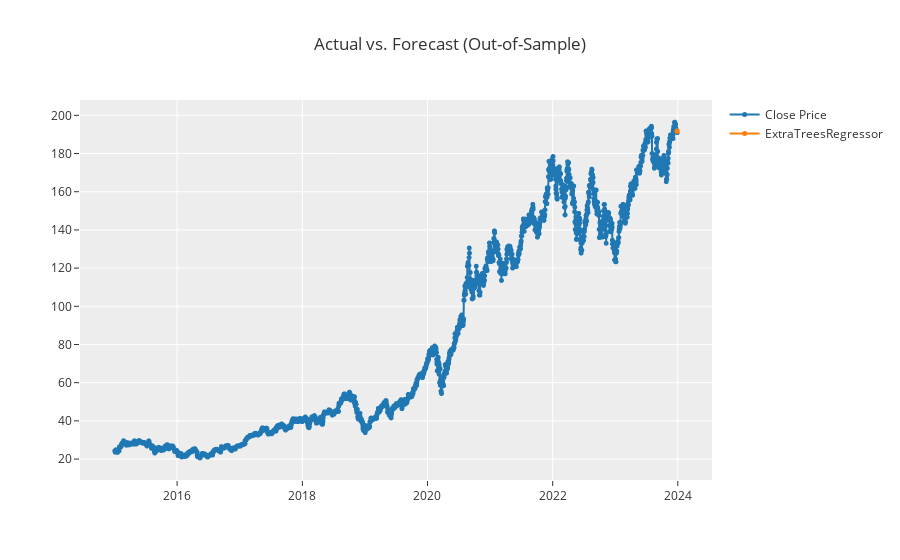

The cell this chart's notebook holds for it:
### Code cell
# plot forecast
plot_model(best, plot = 'forecast')

### Figure 1 — Plotly figure (JSON) as saved in the notebook; plotly's stock layout.template omitted (floating-point values rounded to 4 significant figures; data arrays with more than 128 entries replaced by an {"elided": "..."} marker saying what was removed)
{"data": [{"line": {"color": "rgb(31, 119, 180)", "width": 2}, "marker": {"color": "rgb(31, 119, 180)", "size": 5}, "mode": "lines+markers", "name": "Close Price", "type": "scattergl", "x": {"elided": "3284 str values"}, "xaxis": "x", "y": {"elided": "3284 float values"}, "yaxis": "y"}, {"line": {"color": "rgb(255, 127, 14)", "width": 2}, "marker": {"color": "rgb(255, 127, 14)", "size": 5}, "mode": "lines+markers", "name": "ExtraTreesRegressor", "type": "scattergl", "x": {"elided": "3284 str values"}, "xaxis": "x", "y": {"elided": "3284 float values"}, "yaxis": "y"}], "layout": {"showlegend": true, "title": {"text": "Actual vs. Forecast (Out-of-Sample)"}, "xaxis": {"anchor": "y", "domain": [0, 1]}, "yaxis": {"anchor": "x", "domain": [0, 1]}}}
